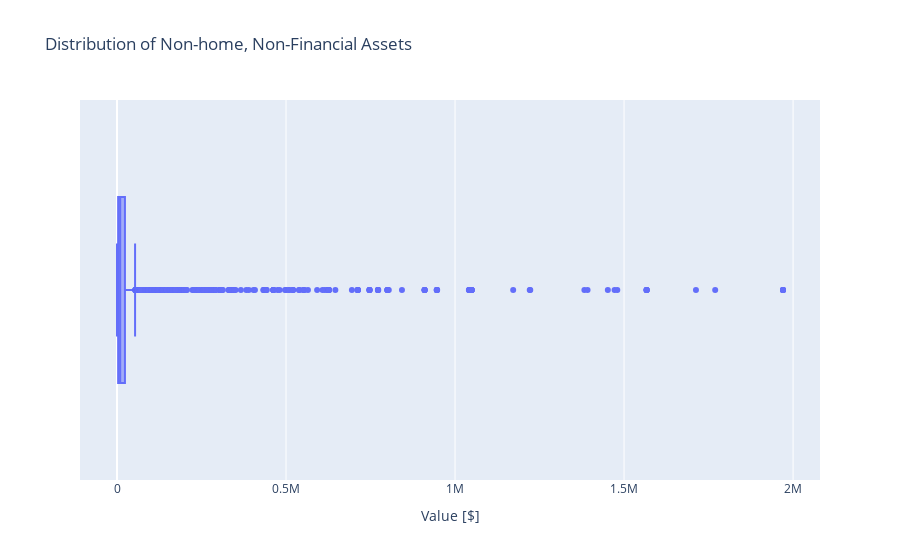

The notebook cell saved with this chart:
### Markdown cell above
Plot Distribution of NHNFIN - Non-Home Non-Financial Assets

### Code cell
# Create a boxplot of `NHNFIN`
fig = px.box(
    data_frame=df,
    x="NHNFIN",
    title= "Distribution of Non-home, Non-Financial Assets"
)
fig.update_layout(xaxis_title="Value [$]")
fig.show()

### Figure 1 — Plotly figure (JSON) as saved in the notebook; plotly's stock layout.template omitted (floating-point values rounded to 4 significant figures; data arrays with more than 128 entries replaced by an {"elided": "..."} marker saying what was removed)
{"data": [{"alignmentgroup": "True", "hovertemplate": "NHNFIN=%{x}<extra></extra>", "legendgroup": "", "marker": {"color": "#636efa"}, "name": "", "notched": false, "offsetgroup": "", "orientation": "h", "showlegend": false, "type": "box", "x": {"elided": "4418 int values"}, "x0": " ", "xaxis": "x", "y0": " ", "yaxis": "y"}], "layout": {"boxmode": "group", "legend": {"tracegroupgap": 0}, "title": {"text": "Distribution of Non-home, Non-Financial Assets"}, "xaxis": {"anchor": "y", "domain": [0, 1], "title": {"text": "Value [$]"}}, "yaxis": {"anchor": "x", "domain": [0, 1]}}}
